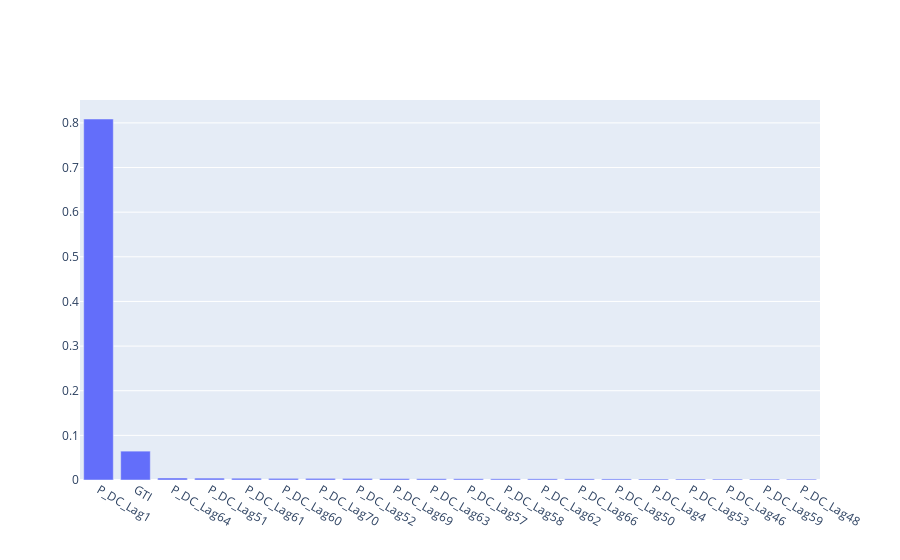

Source (notebook cell):
### Code cell
# Generate a bar chart of the top 20 most important features and their coefficients

names = df_lags.columns.to_list()
names.remove('P_DC')
most_important_features = sorted(zip(names, opt.best_estimator_.feature_importances_), key=lambda x: x[1], reverse=True)
names = [name for name, _ in most_important_features]
coefficients = [coefficient for _, coefficient in most_important_features]

fig = go.Figure([go.Bar(x=names[:20], y=coefficients[:20])])
fig.show()

### Figure 1 — Plotly figure (JSON) as saved in the notebook; plotly's stock layout.template omitted (floating-point values rounded to 4 significant figures)
{"data": [{"type": "bar", "x": ["P_DC_Lag1", "GTI", "P_DC_Lag64", "P_DC_Lag51", "P_DC_Lag61", "P_DC_Lag60", "P_DC_Lag70", "P_DC_Lag52", "P_DC_Lag69", "P_DC_Lag63", "P_DC_Lag57", "P_DC_Lag58", "P_DC_Lag62", "P_DC_Lag66", "P_DC_Lag50", "P_DC_Lag4", "P_DC_Lag53", "P_DC_Lag46", "P_DC_Lag59", "P_DC_Lag48"], "y": [0.8087, 0.06467, 0.004497, 0.004256, 0.004012, 0.003686, 0.003671, 0.003534, 0.003148, 0.002889, 0.002819, 0.002676, 0.002594, 0.002578, 0.002412, 0.002156, 0.002126, 0.002078, 0.002025, 0.001886]}], "layout": {"autosize": true, "xaxis": {"autorange": true, "range": [-0.5, 19.5], "type": "category"}, "yaxis": {"autorange": true, "range": [0, 0.8513], "type": "linear"}}}
